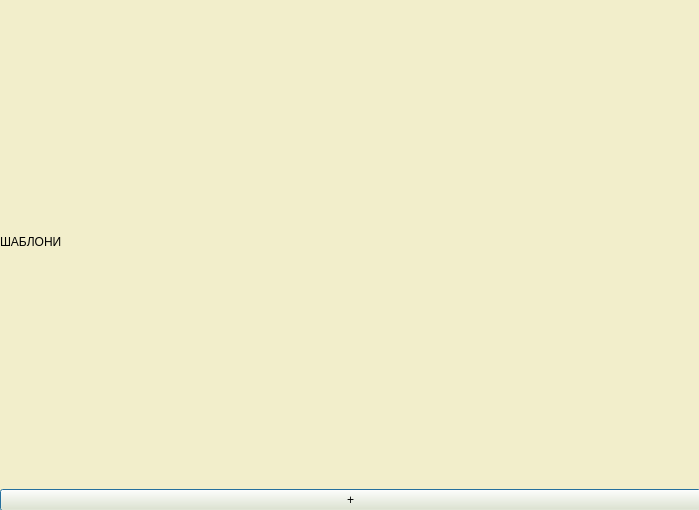
<?xml version="1.0" encoding="UTF-8"?>
<ui version="4.0">
 <class>Templates</class>
 <widget class="QDialog" name="Templates">
  <property name="geometry">
   <rect>
    <x>0</x>
    <y>0</y>
    <width>699</width>
    <height>510</height>
   </rect>
  </property>
  <property name="windowTitle">
   <string>Dialog</string>
  </property>
  <property name="styleSheet">
   <string notr="true">background-color: rgb(242, 238, 203);</string>
  </property>
  <widget class="QWidget" name="gridLayoutWidget">
   <property name="geometry">
    <rect>
     <x>0</x>
     <y>0</y>
     <width>701</width>
     <height>511</height>
    </rect>
   </property>
   <layout class="QGridLayout" name="gridLayout">
    <item row="2" column="4">
     <widget class="QPushButton" name="pushButtonAddTemplates">
      <property name="styleSheet">
       <string notr="true"/>
      </property>
      <property name="text">
       <string>+</string>
      </property>
     </widget>
    </item>
    <item row="0" column="4">
     <widget class="QLabel" name="label">
      <property name="styleSheet">
       <string notr="true">font: 24pt &quot;Ruslan Display&quot;;
qproperty-alignment: AlignCenter;
height: 10%;</string>
      </property>
      <property name="text">
       <string>ШАБЛОНИ</string>
      </property>
     </widget>
    </item>
    <item row="1" column="4">
     <layout class="QVBoxLayout" name="templatesLayout"/>
    </item>
   </layout>
  </widget>
 </widget>
 <resources/>
 <connections/>
</ui>
